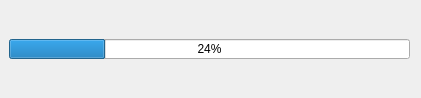
<?xml version="1.0" encoding="UTF-8"?>
<ui version="4.0">
 <class>DownloadLoading</class>
 <widget class="QWidget" name="DownloadLoading">
  <property name="geometry">
   <rect>
    <x>0</x>
    <y>0</y>
    <width>421</width>
    <height>98</height>
   </rect>
  </property>
  <property name="windowTitle">
   <string>DownloadLoading</string>
  </property>
  <widget class="QProgressBar" name="progressBar">
   <property name="geometry">
    <rect>
     <x>9</x>
     <y>39</y>
     <width>401</width>
     <height>20</height>
    </rect>
   </property>
   <property name="value">
    <number>24</number>
   </property>
  </widget>
 </widget>
 <resources/>
 <connections/>
</ui>
